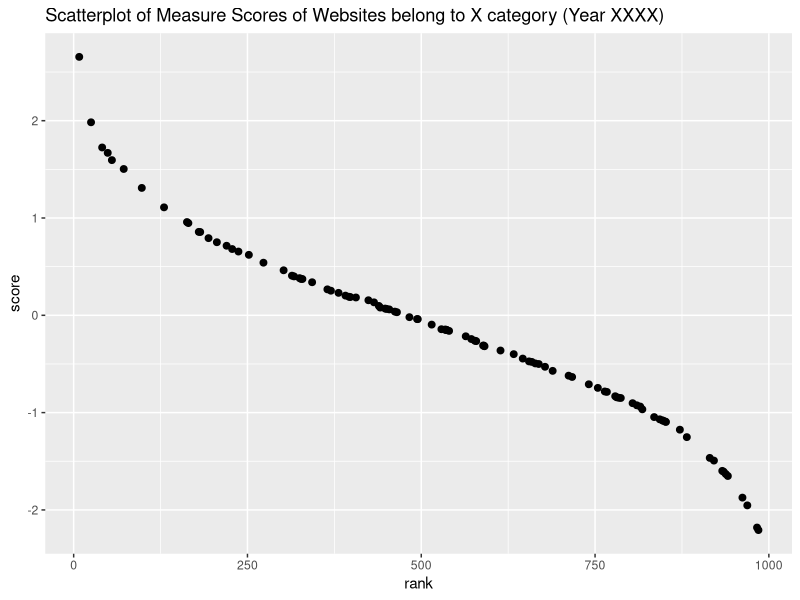
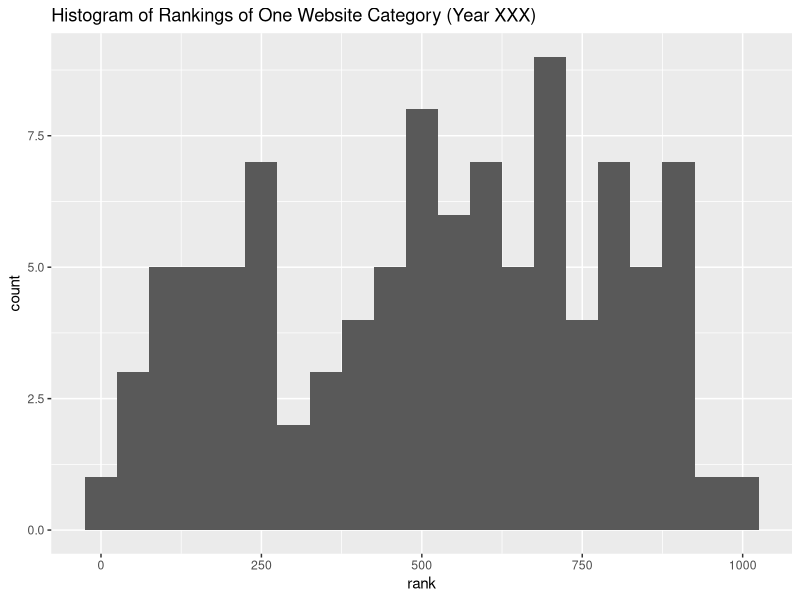

Source code (R) for these figures, in order:
## ---- chunk 1
require(ggplot2)
## first generate the data (this is NOT the real dataset being used in the app)
score <-rnorm(1000) # generate a random series as the scores of the 1000 websites
score <- score[order(-score)] # generate rankngs accordingly
dat <- data.frame(cbind(score, rank=1:1000))
dat_onecat <- dat[sample(1:1000,100,replace=F),] #generate data of one "category" (of 100 websites in this case)

ggplot(dat_onecat,aes(x=rank, y=score)) + 
        geom_point(size=2) + 
        ggtitle(paste("Scatterplot of Measure Scores of Websites belong to X category (Year XXXX)"))
## ---- chunk 2
require(ggplot2)
## first generate the data (this is NOT the real dataset being used in the app)
score <-rnorm(1000) # generate a random series as the scores of the 1000 websites
score <- score[order(-score)] # generate rankngs accordingly
dat <- data.frame(cbind(score, rank=1:1000))
dat_onecat <- dat[sample(1:1000,100,replace=F),] #generate data of one "category" (of 100 websites in this case)

ggplot(dat_onecat, aes(x=rank)) + 
        geom_histogram(binwidth = 50) + 
        ggtitle(paste("Histogram of Rankings of One Website Category (Year XXX)"))
